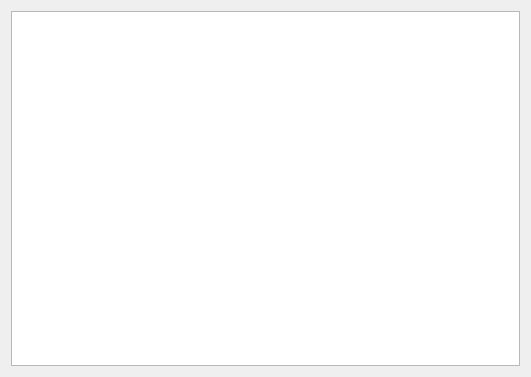
<?xml version="1.0" encoding="UTF-8"?>
<ui version="4.0">
 <class>Escena</class>
 <widget class="QWidget" name="Escena">
  <property name="geometry">
   <rect>
    <x>0</x>
    <y>0</y>
    <width>531</width>
    <height>377</height>
   </rect>
  </property>
  <property name="windowTitle">
   <string>Form</string>
  </property>
  <layout class="QGridLayout" name="gridLayout">
   <item row="0" column="0">
    <widget class="QGraphicsView" name="graphicsView"/>
   </item>
  </layout>
 </widget>
 <resources/>
 <connections/>
</ui>
